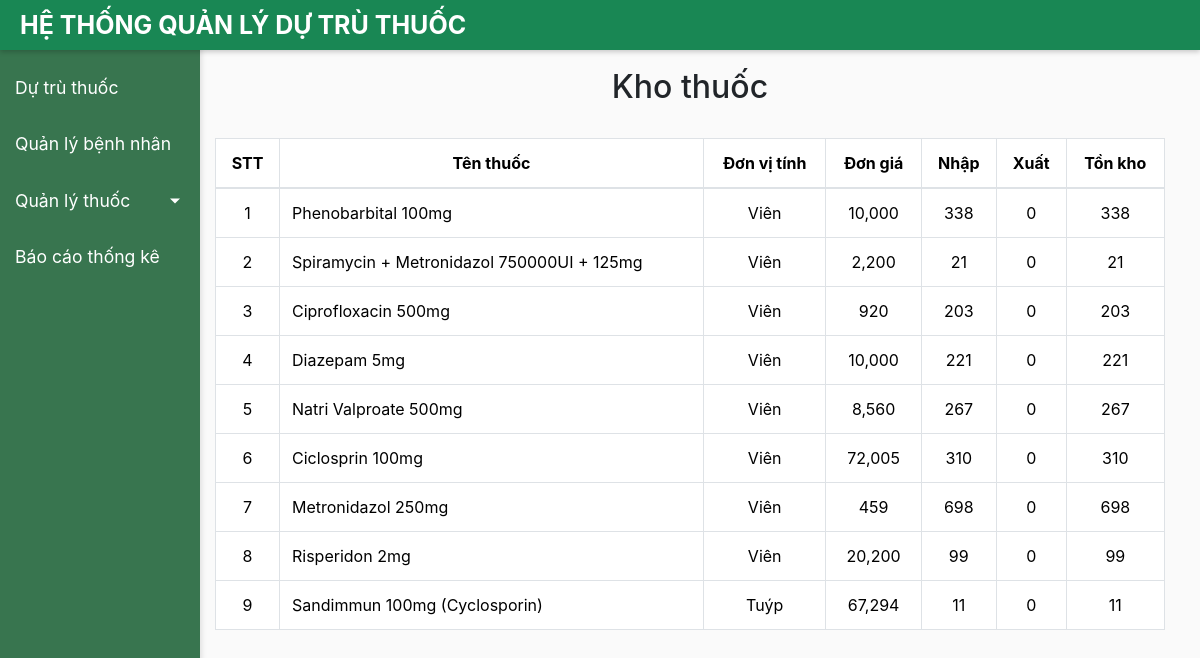
/danh_sach_kho/, run on the app's committed database.
### kho/models.py (models this page shows)
class Kho(models.Model):
    thuoc = models.ForeignKey(Thuoc, on_delete=models.CASCADE)
    so_luong_nhap = models.PositiveIntegerField()
    so_luong_xuat = models.PositiveIntegerField()
    so_luong_ton = models.PositiveIntegerField()

### danh_muc_thuoc/models.py (models this page shows, shortened)
class Thuoc(models.Model):
    ten_thuoc = models.CharField(max_length=100)
    dvt = models.CharField(max_length=50)
    don_gia = models.DecimalField(max_digits=8, decimal_places=2)

### kho/views.py (the view)
# urls.py: path('', views.danh_sach_kho, name='danh_sach_kho'),
def danh_sach_kho(request):
    items_thuoc = Kho.objects.all()
    items_danh_muc = Thuoc.objects.all()
    return render(request,'kho.html',{'items_thuoc':items_thuoc, 'items_danh_muc':items_danh_muc})

### kho/templates/kho.html (shortened to what this page needs)
{% extends "base.html" %}
{% load humanize %}
{% block content %}
<div class="container mt-5">
    <h2 class="text-center">Kho thuốc</h2>
    <br>
    <table class="table table-bordered">
        <thead>
            <tr align='center'>
                <th style='vertical-align: middle;'>STT</th>
                <th style='vertical-align: middle;'>Tên thuốc</th>
                <th style='vertical-align: middle;'>Đơn vị tính</th>
                <th style='vertical-align: middle;'>Đơn giá</th>
                <th style='vertical-align: middle;'>Nhập</th>
                <th style='vertical-align: middle;'>Xuất</th>
                <th style='vertical-align: middle;'>Tồn kho</th>
            </tr>
        </thead>
        <tbody>
            {% for thuoc_kho in items_thuoc %}
                <tr style='vertical-align: middle'>
                    <td align='center'>{{forloop.counter}}</td>
                    <td>{{ thuoc_kho.thuoc.ten_thuoc }}</td>
                    <td align='center'>{{thuoc_kho.thuoc.dvt}}</td>
                    <td align='center'>{{ thuoc_kho.thuoc.don_gia|floatformat:0|intcomma }}</td>
                    <td align='center'>{{thuoc_kho.so_luong_nhap}}</td>
                    <td align='center'>{{thuoc_kho.so_luong_xuat}}</td>
                    <td align='center'>{{thuoc_kho.so_luong_ton}}</td>
                </tr>
                {% empty %}
                <tr>
                    <td colspan="9" class="text-center">Không có thuốc nào trong kho.</td>
                </tr>
            {% endfor %}
        </tbody>
    </table>
</div>
{% endblock %}

### quan_ly_thuoc_ksdb/static/base-style.css (style rules this page uses)
body { display: flex; width: 100%; align-items: stretch; background: #fafafa; }

### data on the page
Kho: thuoc.ten_thuoc "Phenobarbital 100mg", thuoc.dvt "Viên", thuoc.don_gia "10,000", so_luong_nhap "338", so_luong_xuat "0", so_luong_ton "338"
Kho: thuoc.ten_thuoc "Spiramycin + Metronidazol 750000UI + 125mg", thuoc.dvt "Viên", thuoc.don_gia "2,200", so_luong_nhap "21", so_luong_xuat "0", so_luong_ton "21"
Kho: thuoc.ten_thuoc "Ciprofloxacin 500mg", thuoc.dvt "Viên", thuoc.don_gia "920", so_luong_nhap "203", so_luong_xuat "0", so_luong_ton "203"
Kho: thuoc.ten_thuoc "Diazepam 5mg", thuoc.dvt "Viên", thuoc.don_gia "10,000", so_luong_nhap "221", so_luong_xuat "0", so_luong_ton "221"
Kho: thuoc.ten_thuoc "Natri Valproate 500mg", thuoc.dvt "Viên", thuoc.don_gia "8,560", so_luong_nhap "267", so_luong_xuat "0", so_luong_ton "267"
Kho: thuoc.ten_thuoc "Ciclosprin 100mg", thuoc.dvt "Viên", thuoc.don_gia "72,005", so_luong_nhap "310", so_luong_xuat "0", so_luong_ton "310"
Kho: thuoc.ten_thuoc "Metronidazol 250mg", thuoc.dvt "Viên", thuoc.don_gia "459", so_luong_nhap "698", so_luong_xuat "0", so_luong_ton "698"
Kho: thuoc.ten_thuoc "Risperidon 2mg", thuoc.dvt "Viên", thuoc.don_gia "20,200", so_luong_nhap "99", so_luong_xuat "0", so_luong_ton "99"
Kho: thuoc.ten_thuoc "Sandimmun 100mg (Cyclosporin)", thuoc.dvt "Tuýp", thuoc.don_gia "67,294", so_luong_nhap "11", so_luong_xuat "0", so_luong_ton "11"
